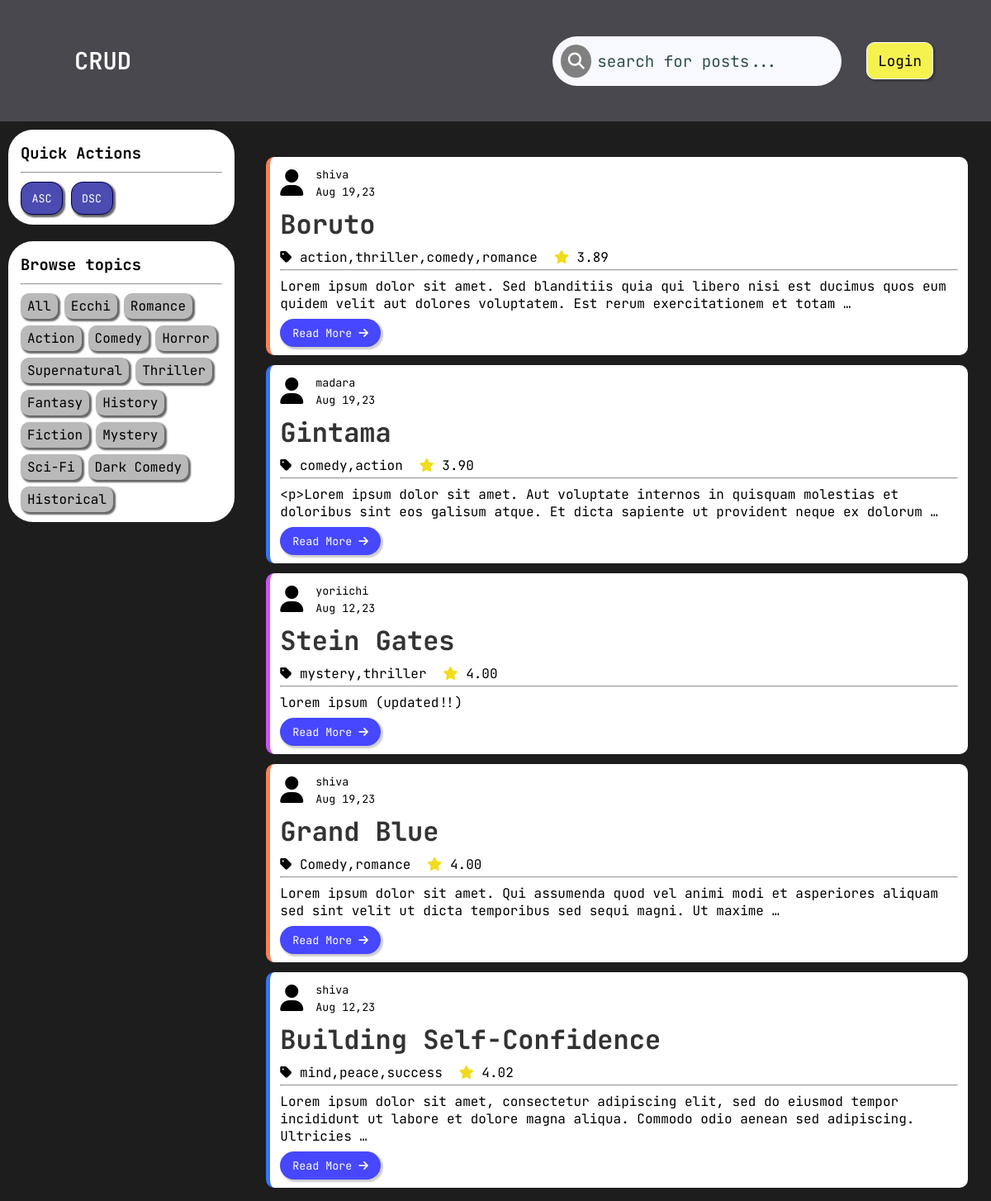
The app's page /posts/?sort=1, older data.
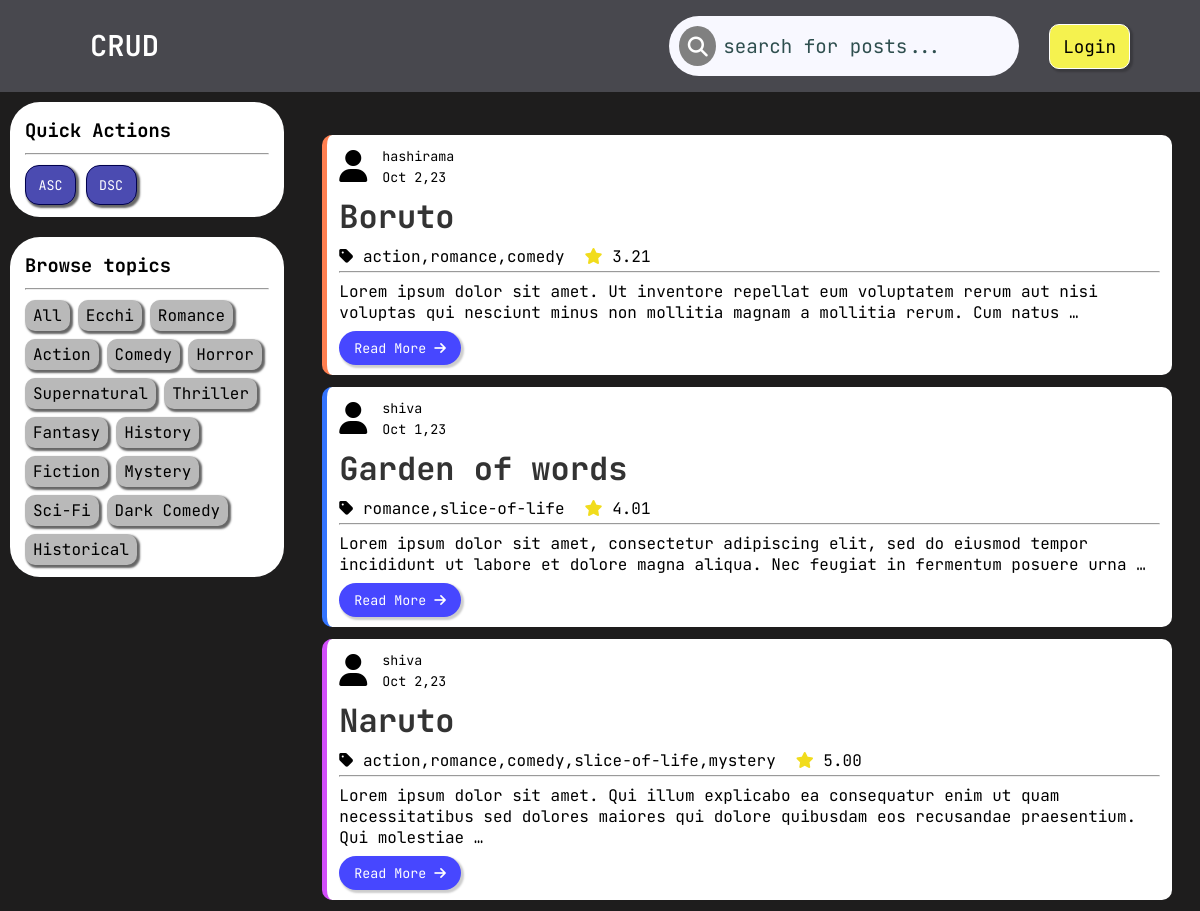
The same page, newer data.
### post/models.py (models this page shows, shortened)
class post(models.Model):
    title=models.CharField(max_length=100)
    author=models.ForeignKey(User,on_delete=models.CASCADE)
    genre=models.CharField(max_length=150)
    ratings=models.DecimalField(max_digits=3,decimal_places=2)
    image=models.ImageField(upload_to='posts_images/',blank=True)
    content=models.TextField()
    date_posted=models.DateTimeField(default=timezone.now)
    date_modified=models.DateTimeField(auto_now=True)
    class Meta:
       ordering=["-date_modified","-date_posted"]

### post/views.py (the view)
# urls.py: path('posts/',views.postPage,name='post-page'),
def postPage(request):
    try:
        cache=request.GET
        sort=cache.get('sort') if cache.get('sort') != None else ''
        search=cache.get('search') if cache.get('search') != None else ''
        genre=cache.get('genre') if cache.get('genre') != None else ''
        print(search,genre)
        posts=post.objects.filter(
            Q(genre__icontains=genre) |
            Q(author__username__icontains=search) |
            Q(title__icontains=search) |
            Q(content__icontains=search)
        )
        if sort=="1": posts=posts.order_by("ratings")
        if sort=="-1": posts=posts.order_by("-ratings")
        posts_count=posts.count() if genre != '' else False
        print(posts_count)
    except:
        raise "Objects not found, check whether anything is available..."
    context={'posts':posts,'post_count':posts_count}
    return render(request,'post/index.html',context)

### post/templates/post/index.html (shortened to what this page needs)
{% load static %}
<!DOCTYPE html>
<html lang="en">
<head>
    <link rel="stylesheet" href="https://cdnjs.cloudflare.com/ajax/libs/font-awesome/6.4.2/css/all.min.css" />
    <link type="text/css" rel="stylesheet" href="{% static 'css/style.css' %}">
</head>
<body>
    <div class="container">
        {% include "post/navbar.html" %}
        {% include "post/main.html" %}
        {% include "post/sidebar.html" %}
    </div>
</body>
</html>

### post/templates/post/main.html (shortened to what this page needs)
{% load static %}
<div class="main">
    <br>
    {% for post in posts %}
    <div class="card {% cycle 'color1' 'color2' 'color3' %}">
        <div class="author-info grid">
            <div class="image">
                <i class="fa-solid fa-user fa-2xl"></i>
            </div>
            <div class="info-container">
                <div class="author"><small>{{ post.author }}</small></div>
                <div class="date-posted"><small>{{ post.date_posted | date:"M j,y" }}</small></div>
            </div>
        </div>
        <h1 class="title">{{ post.title }}</h1>
        <div class="post-details flex">
            <div class="genre"><i class="fa-solid fa-tag"></i> {{ post.genre }}</div>
            <div class="rating"><i class="fa-solid fa-star"></i> {{post.ratings}}</div>
        </div>
        <hr>
        <p class="content">{{ post.content|truncatewords:25 }}</p>
        <button class="read-more" type="submit"><a href="{% url 'detailed-post' post.id %}">Read More <i class="fa-solid fa-arrow-right"></i></a></button>
    </div>
    {% endfor %}
</div>

Row changes from the older to the newer data that the page shows:
removed post: author "shiva", date_posted "Aug 19,23", title "Boruto", genre "action,thriller,comedy,romance", ratings "3.89", content "Lorem ipsum dolor sit amet. Sed blanditiis quia qui libero nisi est ducimus quos eum quidem velit aut dolores voluptatem. Est rerum exercitationem et totam …"
removed post: author "madara", date_posted "Aug 19,23", title "Gintama", genre "comedy,action", ratings "3.90", content "<p>Lorem ipsum dolor sit amet. Aut voluptate internos in quisquam molestias et doloribus sint eos galisum atque. Et dicta sapiente ut provident neque ex dolorum …"
removed post: author "yoriichi", date_posted "Aug 12,23", title "Stein Gates", genre "mystery,thriller", ratings "4.00", content "lorem ipsum (updated!!)"
removed post: author "shiva", date_posted "Aug 19,23", title "Grand Blue", genre "Comedy,romance", ratings "4.00", content "Lorem ipsum dolor sit amet. Qui assumenda quod vel animi modi et asperiores aliquam sed sint velit ut dicta temporibus sed sequi magni. Ut maxime …"
removed post: author "shiva", date_posted "Aug 12,23", title "Building Self-Confidence", genre "mind,peace,success", ratings "4.02", content "Lorem ipsum dolor sit amet, consectetur adipiscing elit, sed do eiusmod tempor incididunt ut labore et dolore magna aliqua. Commodo odio aenean sed adipiscing. Ultricies …"
added post: author "hashirama", date_posted "Oct 2,23", title "Boruto", genre "action,romance,comedy", ratings "3.21", content "Lorem ipsum dolor sit amet. Ut inventore repellat eum voluptatem rerum aut nisi voluptas qui nesciunt minus non mollitia magnam a mollitia rerum. Cum natus …"
added post: author "shiva", date_posted "Oct 1,23", title "Garden of words", genre "romance,slice-of-life", ratings "4.01", content "Lorem ipsum dolor sit amet, consectetur adipiscing elit, sed do eiusmod tempor incididunt ut labore et dolore magna aliqua. Nec feugiat in fermentum posuere urna …"
added post: author "shiva", date_posted "Oct 2,23", title "Naruto", genre "action,romance,comedy,slice-of-life,mystery", ratings "5.00", content "Lorem ipsum dolor sit amet. Qui illum explicabo ea consequatur enim ut quam necessitatibus sed dolores maiores qui dolore quibusdam eos recusandae praesentium. Qui molestiae …"
